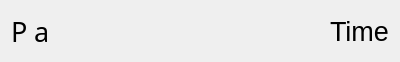
<?xml version="1.0" encoding="UTF-8"?>
<ui version="4.0">
 <class>MoonSignHolder</class>
 <widget class="QWidget" name="MoonSignHolder">
  <property name="geometry">
   <rect>
    <x>0</x>
    <y>0</y>
    <width>400</width>
    <height>62</height>
   </rect>
  </property>
  <property name="windowTitle">
   <string>Form</string>
  </property>
  <property name="autoFillBackground">
   <bool>true</bool>
  </property>
  <layout class="QHBoxLayout" name="horizontalLayout_2">
   <item>
    <layout class="QHBoxLayout" name="horizontalLayout">
     <item>
      <widget class="QLabel" name="mPlanet0">
       <property name="font">
        <font>
         <family>Astronom</family>
         <pointsize>20</pointsize>
        </font>
       </property>
       <property name="text">
        <string>P</string>
       </property>
      </widget>
     </item>
     <item>
      <widget class="QLabel" name="mZodiac">
       <property name="font">
        <font>
         <family>Astronom</family>
         <pointsize>20</pointsize>
        </font>
       </property>
       <property name="text">
        <string>a</string>
       </property>
      </widget>
     </item>
    </layout>
   </item>
   <item>
    <spacer name="horizontalSpacer">
     <property name="orientation">
      <enum>Qt::Horizontal</enum>
     </property>
     <property name="sizeHint" stdset="0">
      <size>
       <width>248</width>
       <height>20</height>
      </size>
     </property>
    </spacer>
   </item>
   <item>
    <widget class="QLabel" name="mText0">
     <property name="font">
      <font>
       <pointsize>20</pointsize>
      </font>
     </property>
     <property name="text">
      <string>Time</string>
     </property>
    </widget>
   </item>
  </layout>
 </widget>
 <resources/>
 <connections/>
</ui>
